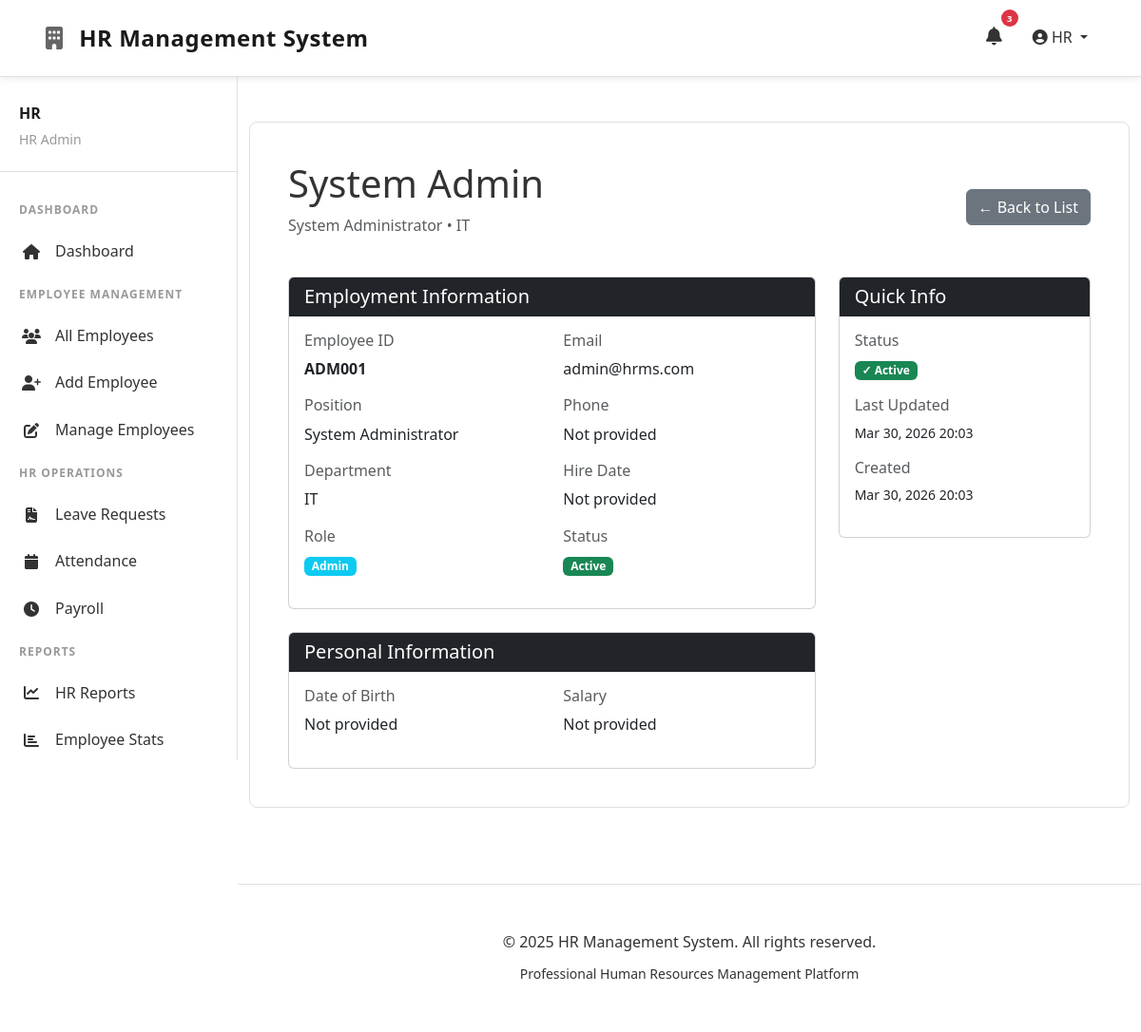
Screenshot of /employees/1/ (signed in) with the database file from the repository.
### employees/models.py (models this page shows, shortened)
class Employee(models.Model):
    user = models.OneToOneField(User, on_delete=models.CASCADE)
    role = models.CharField(max_length=20, choices=ROLE_CHOICES, default='employee')
    employee_id = models.CharField(max_length=50, unique=True)
    department = models.CharField(max_length=100, blank=True)
    position = models.CharField(max_length=100, blank=True)
    phone = models.CharField(max_length=20, blank=True)
    date_of_birth = models.DateField(null=True, blank=True)
    hire_date = models.DateField(null=True, blank=True)
    salary = models.DecimalField(max_digits=10, decimal_places=2, null=True, blank=True)
    is_active = models.BooleanField(default=True)
    created_at = models.DateTimeField(auto_now_add=True)
    updated_at = models.DateTimeField(auto_now=True)
    def get_role_label(self):
        role_map = {
            'admin': 'System Admin',
            'hradmin': 'HR Admin',
            'manager': 'Manager',
            'employee': 'Employee'
        }
        return role_map.get(self.role, self.role)
    class Meta:
        ordering = ['employee_id']

### employees/views.py (the view)
# urls.py: path('employees/<int:pk>/', views.employee_detail, name='employee_detail'),
@never_cache
@login_required(login_url='admin:login')
def employee_detail(request, pk):
    employee = Employee.objects.get(pk=pk)
    context = {'employee': employee}
    return render(request, 'employees/employee_detail.html', context)

### templates/employees/employee_detail.html (shortened to what this page needs)
{% extends "base.html" %}
{% block content %}
<div class="row mb-4">
    <div class="col-md-12">
        <div class="d-flex justify-content-between align-items-center">
            <div>
                <h1>{{ employee.user.first_name }} {{ employee.user.last_name }}</h1>
                <p class="text-muted">{{ employee.position }} • {{ employee.department }}</p>
            </div>
            <a href="{% url 'employee_list' %}" class="btn btn-secondary">
                ← Back to List
            </a>
        </div>
    </div>
</div>
<div class="row">
    <div class="col-md-8">
        <div class="card mb-4">
            <div class="card-header bg-dark text-white">
                <h5 class="mb-0">Employment Information</h5>
            </div>
            <div class="card-body">
                <div class="row">
                    <div class="col-md-6">
                        <h6 class="text-muted">Employee ID</h6>
                        <p><strong>{{ employee.employee_id }}</strong></p>
                        <h6 class="text-muted mt-3">Position</h6>
                        <p>{{ employee.position }}</p>
                        <h6 class="text-muted mt-3">Department</h6>
                        <p>{{ employee.department }}</p>
                        <h6 class="text-muted mt-3">Role</h6>
                        <p>
                            <span class="badge bg-info">{{ employee.get_role_display }}</span>
                        </p>
                    </div>
                    <div class="col-md-6">
                        <h6 class="text-muted">Email</h6>
                        <p>{{ employee.user.email }}</p>
                        <h6 class="text-muted mt-3">Phone</h6>
                        <p>{{ employee.phone|default:"Not provided" }}</p>
                        <h6 class="text-muted mt-3">Hire Date</h6>
                        <p>{{ employee.hire_date|date:"M d, Y"|default:"Not provided" }}</p>
                        <h6 class="text-muted mt-3">Status</h6>
                        <p>
                            {% if employee.is_active %}
                            <span class="badge bg-success">Active</span>
                            {% else %}
                            <span class="badge bg-danger">Inactive</span>
                            {% endif %}
                        </p>
                    </div>
                </div>
            </div>
        </div>
    </div>
    <div class="col-md-4">
        <div class="card mb-4">
            <div class="card-header bg-dark text-white">
                <h5 class="mb-0">Quick Info</h5>
            </div>
            <div class="card-body">
                <h6 class="text-muted">Status</h6>
                <p class="mb-3">
                    {% if employee.is_active %}
                    <span class="badge bg-success">✓ Active</span>
                    {% else %}
                    <span class="badge bg-danger">✗ Inactive</span>
                    {% endif %}
                </p>
                <h6 class="text-muted">Last Updated</h6>
                <p class="small">{{ employee.updated_at|date:"M d, Y H:i" }}</p>
                <h6 class="text-muted mt-3">Created</h6>
                <p class="small">{{ employee.created_at|date:"M d, Y H:i" }}</p>
            </div>
        </div>
    </div>
</div>
<div class="row">
    <div class="col-md-8">
        <div class="card">
            <div class="card-header bg-dark text-white">
                <h5 class="mb-0">Personal Information</h5>
            </div>
            <div class="card-body">
                <div class="row">
                    <div class="col-md-6">
                        <h6 class="text-muted">Date of Birth</h6>
                        <p>{{ employee.date_of_birth|date:"M d, Y"|default:"Not provided" }}</p>
                    </div>
                    <div class="col-md-6">
                        <h6 class="text-muted">Salary</h6>
                        <p>
                            {% if employee.salary %}
                            ${{ employee.salary|floatformat:2 }}
                            {% else %}
                            Not provided
                            {% endif %}
                        </p>
                    </div>
                </div>
            </div>
        </div>
    </div>
</div>
{% endblock %}

### templates/base.html (shortened to what this page needs)
<!DOCTYPE html>
<html lang="en">
<head>
    <link href="https://cdn.jsdelivr.net/npm/bootstrap@5.3.0/dist/css/bootstrap.min.css" rel="stylesheet">
    <link rel="stylesheet" href="https://cdnjs.cloudflare.com/ajax/libs/font-awesome/6.4.0/css/all.min.css">
</head>
<body>
    <nav class="navbar navbar-expand-lg navbar-light">
        <div class="container-fluid px-5">
            <a class="navbar-brand" href="/">
                <i class="fas fa-building"></i> HR Management System
            </a>
            <div class="collapse navbar-collapse" id="navbarNav">
                <ul class="navbar-nav ms-auto">
                    {% if user.is_authenticated %}
                    <li class="nav-item">
                        <a class="nav-link position-relative" href="#" role="button" data-bs-toggle="dropdown">
                            <i class="fas fa-bell"></i>
                            <span class="position-absolute top-0 start-100 translate-middle badge rounded-pill bg-danger" style="font-size: 0.6rem;">
                                3
                            </span>
                        </a>
                    </li>
                    <li class="nav-item dropdown">
                        <a class="nav-link dropdown-toggle" href="#" id="profileDropdown" role="button" data-bs-toggle="dropdown" aria-expanded="false">
                            <i class="fas fa-user-circle"></i> {{ user.first_name|default:user.username }}
                        </a>
                    </li>
                    {% endif %}
                </ul>
            </div>
        </div>
    </nav>
    {% include 'sidebar.html' %}
    <div class="main-content">
        <div class="container mt-5 mb-5">
            <div class="container-main">
                {% block content %}{% endblock %}
            </div>
        </div>
    </div>
    <footer>
        <div class="container">
            <p>&copy; 2025 HR Management System. All rights reserved.</p>
            <p class="mt-2"><small>Professional Human Resources Management Platform</small></p>
        </div>
    </footer>
</body>
</html>

### templates/sidebar.html (shortened to what this page needs)
{% if user.is_authenticated %}
<div class="sidebar">
    <div class="sidebar-header">
        <h6>{{ user.first_name|default:user.username }}</h6>
        <small>{{ user.employee.get_role_label }}</small>
    </div>
    {% if user.employee.role == 'admin' %}
    <ul class="sidebar-menu">
        <div class="sidebar-section-title">Dashboard</div>
        <li><a href="{% url 'dashboard' %}"><i class="fas fa-home"></i> Dashboard</a></li>
    </ul>
    <ul class="sidebar-menu">
        <div class="sidebar-section-title">System Management</div>
        <li><a href="/admin/"><i class="fas fa-sliders-h"></i> Admin Panel</a></li>
        <li><a href="{% url 'employee_list' %}"><i class="fas fa-users"></i> All Employees</a></li>
        <li><a href="/admin/employees/employee/"><i class="fas fa-user-tie"></i> Manage Employees</a></li>
        <li><a href="/admin/employees/role/"><i class="fas fa-key"></i> Manage Roles</a></li>
    </ul>
    <ul class="sidebar-menu">
        <div class="sidebar-section-title">Reports & Analytics</div>
        <li><a href="#"><i class="fas fa-chart-bar"></i> System Reports</a></li>
        <li><a href="#"><i class="fas fa-chart-pie"></i> Statistics</a></li>
    </ul>
    {% elif user.employee.role == 'hradmin' %}
    <ul class="sidebar-menu">
        <div class="sidebar-section-title">Dashboard</div>
        <li><a href="{% url 'dashboard' %}"><i class="fas fa-home"></i> Dashboard</a></li>
    </ul>
    <ul class="sidebar-menu">
        <div class="sidebar-section-title">Employee Management</div>
        <li><a href="{% url 'employee_list' %}"><i class="fas fa-users"></i> All Employees</a></li>
        <li><a href="/admin/employees/employee/add/"><i class="fas fa-user-plus"></i> Add Employee</a></li>
        <li><a href="/admin/employees/employee/"><i class="fas fa-edit"></i> Manage Employees</a></li>
    </ul>
    <ul class="sidebar-menu">
        <div class="sidebar-section-title">HR Operations</div>
        <li><a href="#"><i class="fas fa-file-contract"></i> Leave Requests</a></li>
        <li><a href="#"><i class="fas fa-calendar"></i> Attendance</a></li>
        <li><a href="#"><i class="fas fa-clock"></i> Payroll</a></li>
    </ul>
    <ul class="sidebar-menu">
        <div class="sidebar-section-title">Reports</div>
        <li><a href="#"><i class="fas fa-chart-line"></i> HR Reports</a></li>
        <li><a href="#"><i class="fas fa-chart-bar"></i> Employee Stats</a></li>
    </ul>
    {% endif %}
</div>
{% endif %}

### templates/base.html (style rules this page uses)
* { margin: 0; padding: 0; box-sizing: border-box; }
:root { --primary-color: #1a1a1a; --light-bg: #ffffff; --border-color: #e0e0e0; --text-color: #333333; }
body { background-color: #ffffff; font-family: 'Segoe UI', Tahoma, Geneva, Verdana, sans-serif; color: var(--text-color); line-height: 1.6; padding-top: 80px; }
.navbar { background: white; box-shadow: 0 2px 8px rgba(0,0,0,0.08); padding: 1rem 0; border-bottom: 1px solid var(--border-color); position: fixed; top: 0; width: 100%; z-index: 1000; }
.navbar-brand { font-size: 1.5rem; font-weight: 700; color: var(--primary-color) !important; letter-spacing: 0.5px; }
.navbar-brand i { margin-right: 10px; color: #666666; }
.navbar-nav .nav-link { color: var(--text-color) !important; transition: all 0.3s ease; margin-left: 1rem; }
.nav-link i.fa-bell { font-size: 1.2rem; }
.nav-link .badge { width: 18px; height: 18px; padding: 0; display: flex; align-items: center; justify-content: center; }
.container-main { background-color: white; border-radius: 8px; padding: 40px; box-shadow: none; margin-bottom: 30px; border: 1px solid var(--border-color); }
footer { background: white; color: var(--text-color); padding: 3rem 0; margin-top: 5rem; text-align: center; border-top: 1px solid var(--border-color); }
footer p { margin: 0; }

### templates/sidebar.html (style rules this page uses)
.sidebar { background: white; border-right: 1px solid #e0e0e0; height: calc(100vh - 80px); position: fixed; left: 0; top: 80px; width: 250px; padding: 30px 0; overflow-y: auto; z-index: 100; }
.sidebar-header { padding: 0 20px 20px; border-bottom: 1px solid #e0e0e0; margin-bottom: 20px; }
.sidebar-header h6 { color: #1a1a1a; font-weight: 600; margin-bottom: 5px; }
.sidebar-header small { color: #999; }
.sidebar-menu { list-style: none; padding: 0; margin: 0; }
.sidebar-menu li { margin: 0; }
.sidebar-menu a { display: flex; align-items: center; padding: 12px 20px; color: #333333; text-decoration: none; transition: all 0.3s ease; border-left: 3px solid transparent; }
.sidebar-menu a i { width: 20px; margin-right: 15px; text-align: center; }
.sidebar-section-title { padding: 10px 20px; font-size: 0.75rem; text-transform: uppercase; color: #999; font-weight: 600; letter-spacing: 1px; }
.main-content { margin-left: 250px; }
.container-main { width: 100%; }
footer { margin-left: 250px !important; }

### rows the page displays
Employee: user.first_name "System", user.last_name "Admin", position "System Administrator", department "IT", employee_id "ADM001", role "Admin", user.email "admin@hrms.com", phone "Not provided", hire_date "Not provided", updated_at "Mar 30, 2026 20:03", created_at "Mar 30, 2026 20:03", date_of_birth "Not provided"

### other values shown
{{ user.first_name|default:user.username }} "HR"
{{ user.employee.get_role_label }} "HR Admin"
